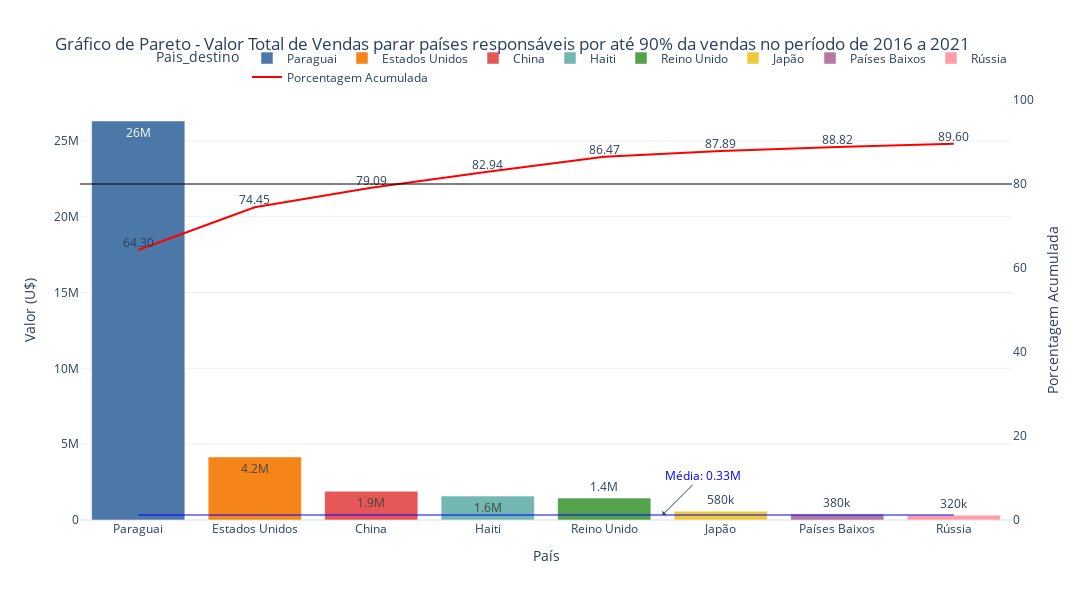

The notebook cell saved with this chart:
### Markdown cell above
**Paraguai, Rússia e EUA são responsáveis por 80% do total vendido em Kg/Litros**

### Code cell
plot_pareto(
    exp_pareto_5.query("Porcentagem_acumulada_valor < 90").reset_index(),
    "Pais_destino",
    "Valor",
    "Pais_destino",
    "Porcentagem_acumulada_valor",
    "Gráfico de Pareto - Valor Total de Vendas parar países responsáveis por até 90% da vendas no período de 2016 a 2021",
    "País",
    "Valor (U$)",
    exp_pareto_5.Valor.mean()
)

### Figure 1 — Plotly figure (JSON) as saved in the notebook; plotly's stock layout.template omitted (floating-point values rounded to 4 significant figures)
{"data": [{"alignmentgroup": "True", "hovertemplate": "Pais_destino=%{x}<br>Valor=%{y}<extra></extra>", "legendgroup": "Paraguai", "marker": {"color": "#4C78A8", "pattern": {"shape": ""}}, "name": "Paraguai", "offsetgroup": "Paraguai", "orientation": "v", "showlegend": true, "textposition": "auto", "texttemplate": "%{y:.2s}", "type": "bar", "x": ["Paraguai"], "xaxis": "x", "y": [26312580], "yaxis": "y"}, {"alignmentgroup": "True", "hovertemplate": "Pais_destino=%{x}<br>Valor=%{y}<extra></extra>", "legendgroup": "Estados Unidos", "marker": {"color": "#F58518", "pattern": {"shape": ""}}, "name": "Estados Unidos", "offsetgroup": "Estados Unidos", "orientation": "v", "showlegend": true, "textposition": "auto", "texttemplate": "%{y:.2s}", "type": "bar", "x": ["Estados Unidos"], "xaxis": "x", "y": [4154250], "yaxis": "y"}, {"alignmentgroup": "True", "hovertemplate": "Pais_destino=%{x}<br>Valor=%{y}<extra></extra>", "legendgroup": "China", "marker": {"color": "#E45756", "pattern": {"shape": ""}}, "name": "China", "offsetgroup": "China", "orientation": "v", "showlegend": true, "textposition": "auto", "texttemplate": "%{y:.2s}", "type": "bar", "x": ["China"], "xaxis": "x", "y": [1895988], "yaxis": "y"}, {"alignmentgroup": "True", "hovertemplate": "Pais_destino=%{x}<br>Valor=%{y}<extra></extra>", "legendgroup": "Haiti", "marker": {"color": "#72B7B2", "pattern": {"shape": ""}}, "name": "Haiti", "offsetgroup": "Haiti", "orientation": "v", "showlegend": true, "textposition": "auto", "texttemplate": "%{y:.2s}", "type": "bar", "x": ["Haiti"], "xaxis": "x", "y": [1576561], "yaxis": "y"}, {"alignmentgroup": "True", "hovertemplate": "Pais_destino=%{x}<br>Valor=%{y}<extra></extra>", "legendgroup": "Reino Unido", "marker": {"color": "#54A24B", "pattern": {"shape": ""}}, "name": "Reino Unido", "offsetgroup": "Reino Unido", "orientation": "v", "showlegend": true, "textposition": "auto", "texttemplate": "%{y:.2s}", "type": "bar", "x": ["Reino Unido"], "xaxis": "x", "y": [1446099], "yaxis": "y"}, {"alignmentgroup": "True", "hovertemplate": "Pais_destino=%{x}<br>Valor=%{y}<extra></extra>", "legendgroup": "Japão", "marker": {"color": "#EECA3B", "pattern": {"shape": ""}}, "name": "Japão", "offsetgroup": "Japão", "orientation": "v", "showlegend": true, "textposition": "auto", "texttemplate": "%{y:.2s}", "type": "bar", "x": ["Japão"], "xaxis": "x", "y": [578773], "yaxis": "y"}, {"alignmentgroup": "True", "hovertemplate": "Pais_destino=%{x}<br>Valor=%{y}<extra></extra>", "legendgroup": "Países Baixos", "marker": {"color": "#B279A2", "pattern": {"shape": ""}}, "name": "Países Baixos", "offsetgroup": "Países Baixos", "orientation": "v", "showlegend": true, "textposition": "auto", "texttemplate": "%{y:.2s}", "type": "bar", "x": ["Países Baixos"], "xaxis": "x", "y": [380645], "yaxis": "y"}, {"alignmentgroup": "True", "hovertemplate": "Pais_destino=%{x}<br>Valor=%{y}<extra></extra>", "legendgroup": "Rússia", "marker": {"color": "#FF9DA6", "pattern": {"shape": ""}}, "name": "Rússia", "offsetgroup": "Rússia", "orientation": "v", "showlegend": true, "textposition": "auto", "texttemplate": "%{y:.2s}", "type": "bar", "x": ["Rússia"], "xaxis": "x", "y": [321476], "yaxis": "y"}, {"line": {"color": "red"}, "mode": "lines+text", "name": "Porcentagem Acumulada", "text": ["64.30", "74.45", "79.09", "82.94", "86.47", "87.89", "88.82", "89.60"], "textposition": "top center", "type": "scatter", "x": ["Paraguai", "Estados Unidos", "China", "Haiti", "Reino Unido", "Japão", "Países Baixos", "Rússia"], "y": [64.3, 74.45, 79.09, 82.94, 86.47, 87.89, 88.82, 89.6], "yaxis": "y2"}], "layout": {"annotations": [{"arrowhead": 1, "ax": 40, "ay": -40, "font": {"color": "blue"}, "showarrow": true, "text": "Média: 0.33M", "x": 4.5, "xref": "x", "y": 330000.0}], "barmode": "relative", "height": 600, "legend": {"orientation": "h", "title": {"text": "Pais_destino"}, "tracegroupgap": 0, "x": 1, "xanchor": "right", "y": 1.02, "yanchor": "bottom"}, "shapes": [{"line": {"color": "black", "width": 1}, "type": "line", "x0": 0, "x1": 1, "xref": "paper", "y0": 80, "y1": 80, "yref": "y2"}, {"line": {"color": "blue", "width": 1}, "type": "line", "x0": 0, "x1": 7, "y0": 330000.0, "y1": 330000.0}], "title": {"text": "Gráfico de Pareto - Valor Total de Vendas parar países responsáveis por até 90% da vendas no período de 2016 a 2021"}, "width": 1300, "xaxis": {"anchor": "y", "categoryarray": ["Paraguai", "Estados Unidos", "China", "Haiti", "Reino Unido", "Japão", "Países Baixos", "Rússia"], "categoryorder": "array", "domain": [0, 1], "title": {"text": "País"}}, "yaxis": {"anchor": "x", "domain": [0, 1], "title": {"text": "Valor (U$)"}}, "yaxis2": {"overlaying": "y", "range": [0, 100], "showgrid": false, "side": "right", "title": {"text": "Porcentagem Acumulada"}}}}
